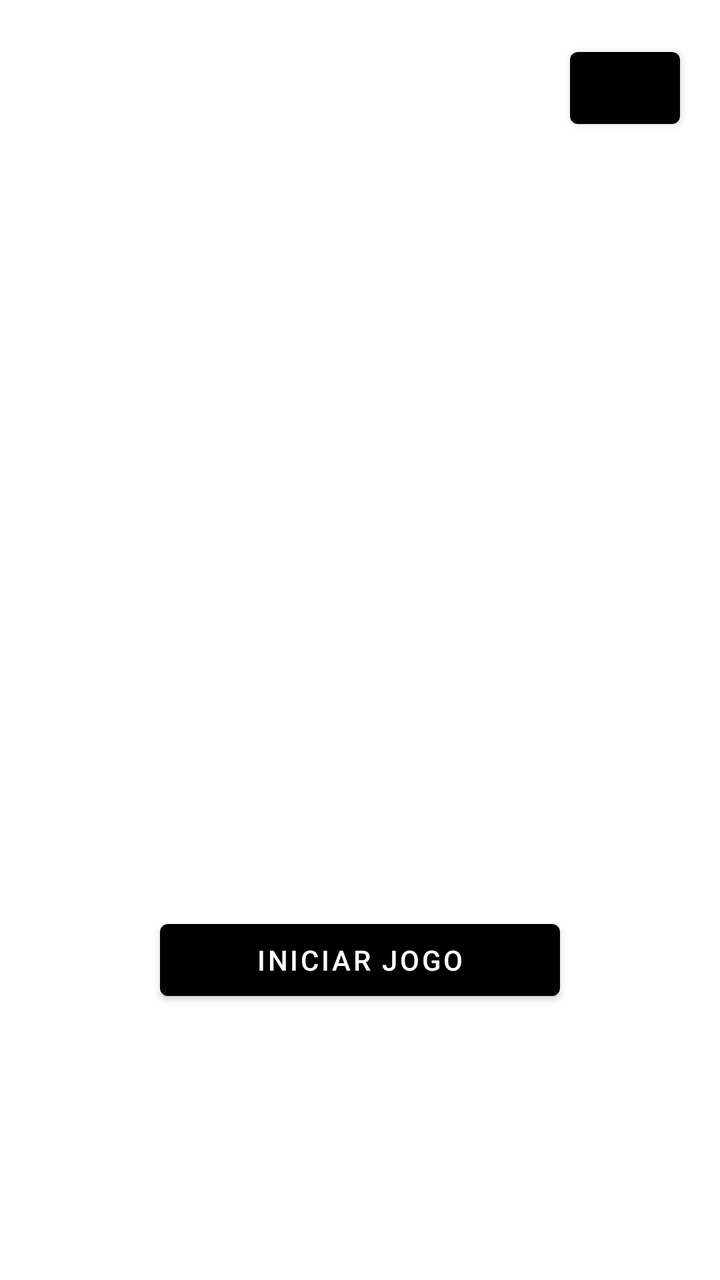
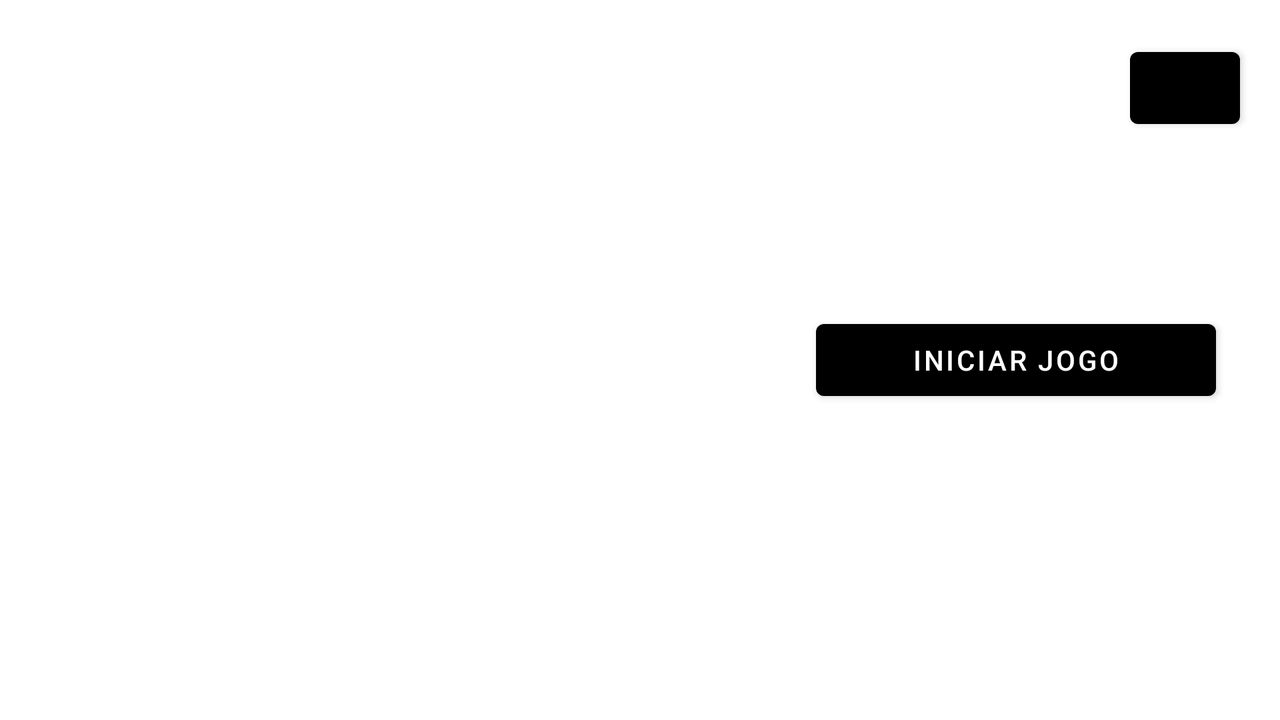

First picture: res/layout/ on a phone held upright. Second picture: the repository's own variant of that layout, on a device whose configuration matches the variant's folder. Source for both follows.
<!-- AndroidManifest.xml: application theme Theme.Forca -->
<!-- res/layout/activity_main.xml -->
<?xml version="1.0" encoding="utf-8"?>
<androidx.constraintlayout.widget.ConstraintLayout xmlns:android="http://schemas.android.com/apk/res/android"
    xmlns:app="http://schemas.android.com/apk/res-auto"
    xmlns:tools="http://schemas.android.com/tools"
    android:layout_width="match_parent"
    android:layout_height="match_parent"
    tools:context=".MainActivity">

    <ImageView
        android:id="@+id/imgGameForca"
        android:layout_width="wrap_content"
        android:layout_height="wrap_content"
        app:layout_constraintBottom_toBottomOf="parent"
        app:layout_constraintEnd_toEndOf="parent"
        app:layout_constraintStart_toStartOf="parent"
        app:layout_constraintTop_toTopOf="parent"
        app:srcCompat="@drawable/forca"
        android:contentDescription="@string/todo" />

    <Button
        android:id="@+id/btnPlayGame"
        android:layout_width="200dp"
        android:layout_height="wrap_content"
        android:layout_marginHorizontal="12dp"
        android:text="@string/start_game"
        app:layout_constraintBottom_toBottomOf="parent"
        app:layout_constraintLeft_toLeftOf="parent"
        app:layout_constraintRight_toRightOf="parent"
        app:layout_constraintTop_toBottomOf="@+id/imgGameForca" />

    <Button
        android:id="@+id/btnSettings"
        android:layout_width="55dp"
        android:layout_height="wrap_content"
        android:layout_marginTop="20dp"
        android:layout_marginEnd="20dp"
        android:drawableEnd="@drawable/ic_baseline_settings_24"
        app:layout_constraintEnd_toEndOf="parent"
        app:layout_constraintTop_toTopOf="parent"
        tools:ignore="SpeakableTextPresentCheck" />

</androidx.constraintlayout.widget.ConstraintLayout>
<!-- resources referenced by this layout -->
<resources>
  <string name="start_game">Iniciar Jogo</string>
  <string name="todo">TODO</string>
  <style name="Theme.Forca" parent="Theme.MaterialComponents.DayNight.DarkActionBar">
          
          <item name="colorPrimary">@color/black</item>
          <item name="colorPrimaryVariant">@color/purple_700</item>
          <item name="colorOnPrimary">@color/white</item>
          
          <item name="colorSecondary">@color/black</item>
          <item name="colorSecondaryVariant">@color/teal_700</item>
          <item name="colorOnSecondary">@color/black</item>
          
          <item name="android:statusBarColor" tools:targetApi="l">?attr/colorPrimaryVariant</item>
          
      </style>
  <color name="black">#FF000000</color>
  <color name="purple_700">#FF3700B3</color>
  <color name="white">#FFFFFFFF</color>
  <color name="teal_700">#FF018786</color>
</resources>
<!-- res/layout-land/activity_main.xml (the repository's variant of the layout above) -->
<!-- drawn on the phone turned sideways -->
<?xml version="1.0" encoding="utf-8"?>
<androidx.constraintlayout.widget.ConstraintLayout xmlns:android="http://schemas.android.com/apk/res/android"
    xmlns:app="http://schemas.android.com/apk/res-auto"
    xmlns:tools="http://schemas.android.com/tools"
    android:layout_width="match_parent"
    android:layout_height="match_parent"
    tools:context=".MainActivity">

    <ImageView
        android:id="@+id/imgGameForca"
        android:layout_width="wrap_content"
        android:layout_height="wrap_content"
        app:layout_constraintBottom_toBottomOf="parent"
        app:layout_constraintStart_toStartOf="parent"
        app:layout_constraintTop_toTopOf="parent"
        app:srcCompat="@drawable/forca"
        android:contentDescription="@string/todo" />

    <Button
        android:id="@+id/btnPlayGame"
        android:layout_width="200dp"
        android:layout_height="wrap_content"
        android:layout_marginHorizontal="12dp"
        android:text="@string/start_game"
        app:layout_constraintBottom_toBottomOf="parent"
        app:layout_constraintEnd_toEndOf="@+id/btnSettings"
        app:layout_constraintTop_toTopOf="parent" />

    <Button
        android:id="@+id/btnSettings"
        android:layout_width="55dp"
        android:layout_height="wrap_content"
        android:layout_marginTop="20dp"
        android:layout_marginEnd="20dp"
        android:drawableEnd="@drawable/ic_baseline_settings_24"
        app:layout_constraintEnd_toEndOf="parent"
        app:layout_constraintTop_toTopOf="parent"
        tools:ignore="SpeakableTextPresentCheck" />

</androidx.constraintlayout.widget.ConstraintLayout>
